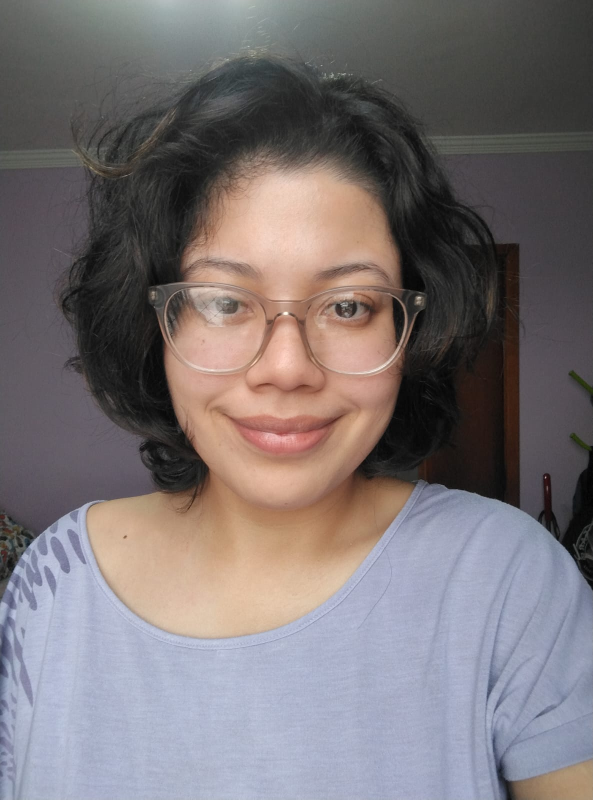
#> input picture teste.jpg, 1186 x 1599 px (shown at 1/2 size)
$ python -i main.py   (imports and definitions only)   (older library calls are emulated)
#> lines starting #> are read from the running program, lines starting #| are printed output that depends on the picture
import threading
import time
import tkinter as tk
from pathlib import Path
from tkinter import ttk, messagebox
from typing import Dict, Any, Optional, Tuple
import cv2
import numpy as np
from PIL import Image, ImageTk
import os


class FacialAuthSystem:
    def __init__(self) -> None:
        self.root = tk.Tk()
        self.root.title("Sistema de Autenticação - MMA")
        self.root.geometry("1000x700")
        self.root.configure(bg='#21402b')

        # Centralizar a janela
        self.center_window()

        self.setup_custom_style()

        # Dados de usuários
        self.users: Dict[str, Dict[str, Any]] = {
            "funcionario": {"password": "123func", "level": 1, "name": "Funcionário"},
            "diretor": {"password": "123dir", "level": 2, "name": "Diretor de Divisão"},
            "admin": {"password": "123admin", "level": 3, "name": "Ministro"},
            "usuario1": {"password": "senha1", "level": 1, "name": "Analista Ambiental"},
            "usuario2": {"password": "senha2", "level": 1, "name": "Técnico Ambiental"}
        }

        # =============================================================================
        # CONFIGURAÇÃO DA FOTO DO ADMINISTRADOR
        # =============================================================================
        self.admin_photo_path = "teste.jpg"  # DEIXE VAZIO PARA TESTE INICIAL
        self.admin_face_features = None
        # =============================================================================

        # Inicializar variáveis da câmera
        self.cap: Optional[cv2.VideoCapture] = None
        self.capturing: bool = False
        self.current_frame: Optional[np.ndarray] = None
        self.video_thread: Optional[threading.Thread] = None

        # Carregar classificador de faces
        self.face_cascade = None
        self.load_face_cascade()

        # Carregar características faciais do admin se a foto existir
        if self.admin_photo_path and os.path.exists(self.admin_photo_path):
            self.load_admin_face_features()

        self.show_login_screen()

    def load_face_cascade(self) -> None:
        """Carrega o classificador de faces do OpenCV"""
        try:
            cascade_path = Path(cv2.data.haarcascades) / 'haarcascade_frontalface_default.xml'
            self.face_cascade = cv2.CascadeClassifier(str(cascade_path))
            if self.face_cascade.empty():
                raise Exception("Classificador de faces não carregado")
            print("Classificador de faces carregado com sucesso!")
        except Exception as e:
            print(f"Erro ao carregar classificador: {e}")
            self.face_cascade = None

    def load_admin_face_features(self) -> None:
        """Carrega as características faciais do administrador usando OpenCV"""
        try:
            if self.face_cascade is None:
                raise Exception("Classificador de faces não disponível")

            # Carregar imagem do admin
            admin_image = cv2.imread(self.admin_photo_path)
            if admin_image is None:
                raise Exception(f"Não foi possível carregar a imagem: {self.admin_photo_path}")

            # Converter para escala de cinza
            gray = cv2.cvtColor(admin_image, cv2.COLOR_BGR2GRAY)

            # Detectar rostos
            faces = self.face_cascade.detectMultiScale(gray, 1.1, 4, minSize=(100, 100))

            if len(faces) > 0:
                x, y, w, h = faces[0]
                # Recortar o rosto
                face_roi = gray[y:y + h, x:x + w]

                # Extrair características simples
                features = self.extract_face_features(face_roi)
                self.admin_face_features = features
                print("Características faciais do admin carregadas com sucesso!")
                print(f"Rosto detectado: {x}, {y}, {w}, {h}")
            else:
                print("Nenhum rosto detectado na foto do administrador")
                self.admin_face_features = None

        except Exception as e:
            print(f"Erro ao carregar foto do admin: {e}")
            self.admin_face_features = None

    def extract_face_features(self, face_image: np.ndarray) -> Dict[str, Any]:
        """Extrai características simples do rosto usando OpenCV"""
        try:
            # Redimensionar para tamanho padrão
            face_standard = cv2.resize(face_image, (100, 100))

            # Calcular histograma normalizado
            hist = cv2.calcHist([face_standard], [0], None, [256], [0, 256])
            hist = cv2.normalize(hist, hist).flatten()

            # Calcar características de textura (LBP simples)
            lbp_features = self.calculate_texture_features(face_standard)

            return {
                'histogram': hist,
                'texture': lbp_features,
                'face_standard': face_standard
            }
        except Exception as e:
            print(f"Erro ao extrair características: {e}")
            return {}

    def calculate_texture_features(self, image: np.ndarray) -> np.ndarray:
        """Calcula características de textura simples"""
        # Usar filtros simples para textura
        sobelx = cv2.Sobel(image, cv2.CV_64F, 1, 0, ksize=3)
        sobely = cv2.Sobel(image, cv2.CV_64F, 0, 1, ksize=3)

        # Calcular magnitude do gradiente
        gradient_magnitude = np.sqrt(sobelx ** 2 + sobely ** 2)
        gradient_magnitude = cv2.normalize(gradient_magnitude, None, 0, 255, cv2.NORM_MINMAX)

        return gradient_magnitude.flatten()

    # [29 lines left out: function compare_faces, not called in this run]

    def center_window(self) -> None:
        """Centraliza a janela na tela"""
        self.root.update_idletasks()
        width = 1000
        height = 700
        x = (self.root.winfo_screenwidth() // 2) - (width // 2)
        y = (self.root.winfo_screenheight() // 2) - (height // 2)
        self.root.geometry(f'{width}x{height}+{x}+{y}')

    def setup_custom_style(self) -> None:
        """Configura estilos"""
        style = ttk.Style()
        style.theme_use('clam')

        self.colors = {
            'primary': '#3ad631',
            'secondary': '##21402b',
            'success': '#27ae60',
            'warning': '#f39c12',
            'danger': '#e74c3c',
            'background': '#21402b',
            'card_bg': '#345c32',
            'header_bg': '#162616'
        }

    def show_login_screen(self) -> None:
        """Tela de login principal"""
        self.stop_camera()

        for widget in self.root.winfo_children():
            widget.destroy()

        # Cabeçalho
        header_frame = tk.Frame(self.root, bg=self.colors['header_bg'], height=80)
        header_frame.pack(fill=tk.X)
        header_frame.pack_propagate(False)

        tk.Label(
            header_frame,
            text="Ministério do Meio Ambiente",
            font=("Arial", 16, "bold"),
            bg=self.colors['header_bg'],
            fg='white'
        ).pack(pady=20)

        main_frame = ttk.Frame(self.root, padding="40")
        main_frame.pack(fill=tk.BOTH, expand=True)

        # Título
        title_label = tk.Label(
            main_frame,
            text="Sistema de Monitoramento Ambiental",
            font=("Arial", 20, "bold"),
            bg=self.colors['background'],
            fg='white'
        )
        title_label.pack(pady=20)

        # Card de login
        login_card = tk.Frame(main_frame, bg=self.colors['card_bg'], relief='raised', bd=2)
        login_card.pack(pady=20, padx=100, fill=tk.X)

        # Campo de login
        tk.Label(
            login_card,
            text="Usuário:",
            font=("Arial", 12, "bold"),
            bg=self.colors['card_bg'],
            fg='white'
        ).pack(anchor=tk.W, pady=(20, 5), padx=20)

        self.login_entry = tk.Entry(login_card, font=("Arial", 12), width=30)
        self.login_entry.pack(fill=tk.X, pady=5, padx=20)

        # Campo de senha
        tk.Label(
            login_card,
            text="Senha:",
            font=("Arial", 12, "bold"),
            bg=self.colors['card_bg'],
            fg='white'
        ).pack(anchor=tk.W, pady=(20, 5), padx=20)

        self.password_entry = tk.Entry(login_card, font=("Arial", 12), show="•", width=30)
        self.password_entry.pack(fill=tk.X, pady=5, padx=20)

        # Botão de login
        login_button = tk.Button(
            login_card,
            text="ENTRAR",
            command=self.standard_auth,
            bg=self.colors['primary'],
            fg='white',
            font=("Arial", 12, "bold"),
            relief='flat',
            padx=20,
            pady=10
        )
        login_button.pack(pady=30, padx=20)

        # Status
        status_text = "Sistema de Informações Estratégicas"
        if self.admin_photo_path and os.path.exists(self.admin_photo_path) and self.admin_face_features is not None:
            status_text += "\n✅ Foto admin configurada: validação facial ativa"
        else:
            status_text += "\n⚠️ Foto admin não configurada: usando validação simulada"

        self.status_label = tk.Label(
            main_frame,
            text=status_text,
            font=("Arial", 10),
            bg=self.colors['background'],
            fg='#bdc3c7',
            justify=tk.CENTER
        )
        self.status_label.pack(pady=10)

        # Configurar Enter para login
        self.login_entry.focus()
        self.password_entry.bind('<Return>', lambda event: self.standard_auth())

    # [250 lines left out: functions standard_auth, redirect_after_auth, start_facial_auth, update_frame, validate_face, simulated_face_validation, not called in this run]

    def stop_camera(self) -> None:
        """Para a captura da câmera"""
        self.capturing = False
        if self.cap and self.cap.isOpened():
            self.cap.release()
        self.current_frame = None

    # [273 lines left out: functions create_folder_widget, show_level1_screen, show_level2_screen, show_level3_screen, create_tooltip, run, not called in this run]


# Executar a aplicação
# [3 lines not run here, left out]

>>> import cv2
>>> picture = cv2.imread('teste.jpg')
#> picture is the input picture: shape (1599, 1186, 3); mean B, G, R 116.9, 114.9, 122.2
>>> result = FacialAuthSystem().extract_face_features(picture)
#> in load_admin_face_features, `gray = cv2.cvtColor(admin_image, cv2.COLOR_BGR2GRAY)`:
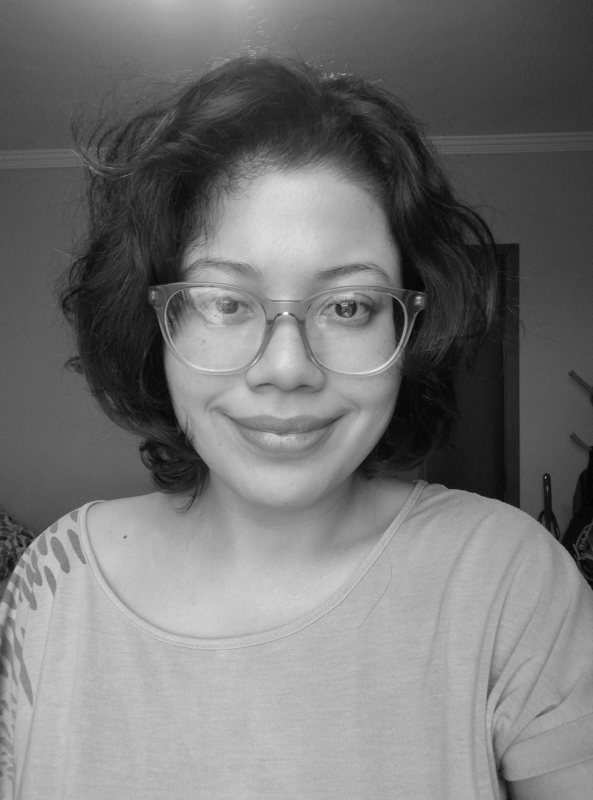
#> gray: shape (1599, 1186) (shown at 1/2 size); min 0, max 253, mean 117.3
#> in load_admin_face_features, `faces = self.face_cascade.detectMultiScale(gray, 1.1, 4, minSize=(100,..`: faces = [[283, 380, 587, 587]]
#> in load_admin_face_features, `x, y, w, h = faces[0]`: x = 283; y = 380; w = 587
#> in extract_face_features, `face_standard = cv2.resize(face_image, (100, 100))`:
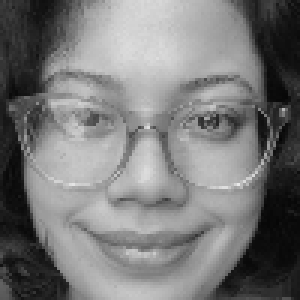
#> face_standard: shape (100, 100) (shown 3 times larger); min 5, max 233, mean 120.6
#> in extract_face_features, `hist = cv2.calcHist([face_standard], [0], None, [256], [0, 256])`: hist = 256 values, max 104 at index 162, min 0 at index 0, mean 39.06
#> in extract_face_features, `hist = cv2.normalize(hist, hist).flatten()`: hist = 256 values, max 0.133 at index 162, min 0 at index 0, mean 0.0501
#> in calculate_texture_features, `gradient_magnitude = np.sqrt(sobelx ** 2 + sobely ** 2)`:
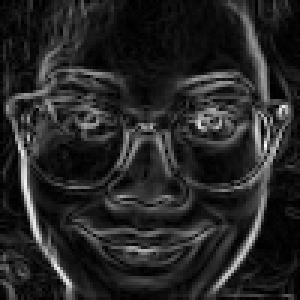
#> gradient_magnitude: shape (100, 100) float64 (shown 3 times larger); min 0, max 500.5, mean 75.6; drawn with min black and max white
#> in extract_face_features, `lbp_features = self.calculate_texture_features(face_standard)`: lbp_features = 10000 values, max 255 at index 4888, min 0 at index 0, mean 38.51
#> in load_admin_face_features, `features = self.extract_face_features(face_roi)`: features = 3 items
#| Rosto detectado: 283, 380, 587, 587
#> in extract_face_features (call 2), `face_standard = cv2.resize(face_image, (100, 100))`:
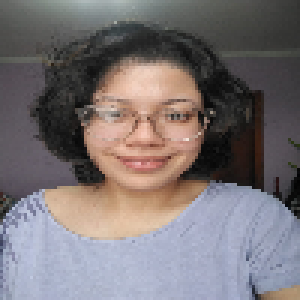
#> face_standard: shape (100, 100, 3) (shown 3 times larger); mean B, G, R 116.8, 114.8, 122.1
#> in extract_face_features (call 2), `hist = cv2.calcHist([face_standard], [0], None, [256], [0, 256])`: hist = 256 values, max 124 at index 205, min 0 at index 0, mean 39.06
#> in extract_face_features (call 2), `hist = cv2.normalize(hist, hist).flatten()`: hist = 256 values, max 0.164 at index 205, min 0 at index 0, mean 0.0518
#> in calculate_texture_features (call 2), `sobelx = cv2.Sobel(image, cv2.CV_64F, 1, 0, ksize=3)`:
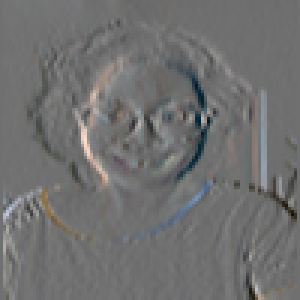
#> sobelx: shape (100, 100, 3) float64 (shown 3 times larger); mean B, G, R -1.9, -1.4, -1.5; drawn with min black and max white
#> in calculate_texture_features (call 2), `sobely = cv2.Sobel(image, cv2.CV_64F, 0, 1, ksize=3)`:
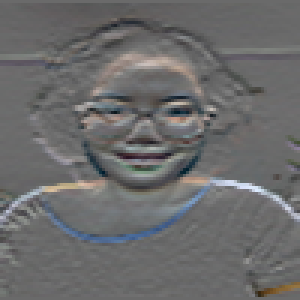
#> sobely: shape (100, 100, 3) float64 (shown 3 times larger); mean B, G, R 5.1, 3.5, 3.8; drawn with min black and max white
#> in calculate_texture_features (call 2), `gradient_magnitude = np.sqrt(sobelx ** 2 + sobely ** 2)`:
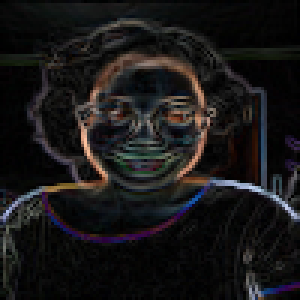
#> gradient_magnitude: shape (100, 100, 3) float64 (shown 3 times larger); mean B, G, R 66, 65.5, 69.5; drawn with min black and max white
#> result = 3 items
